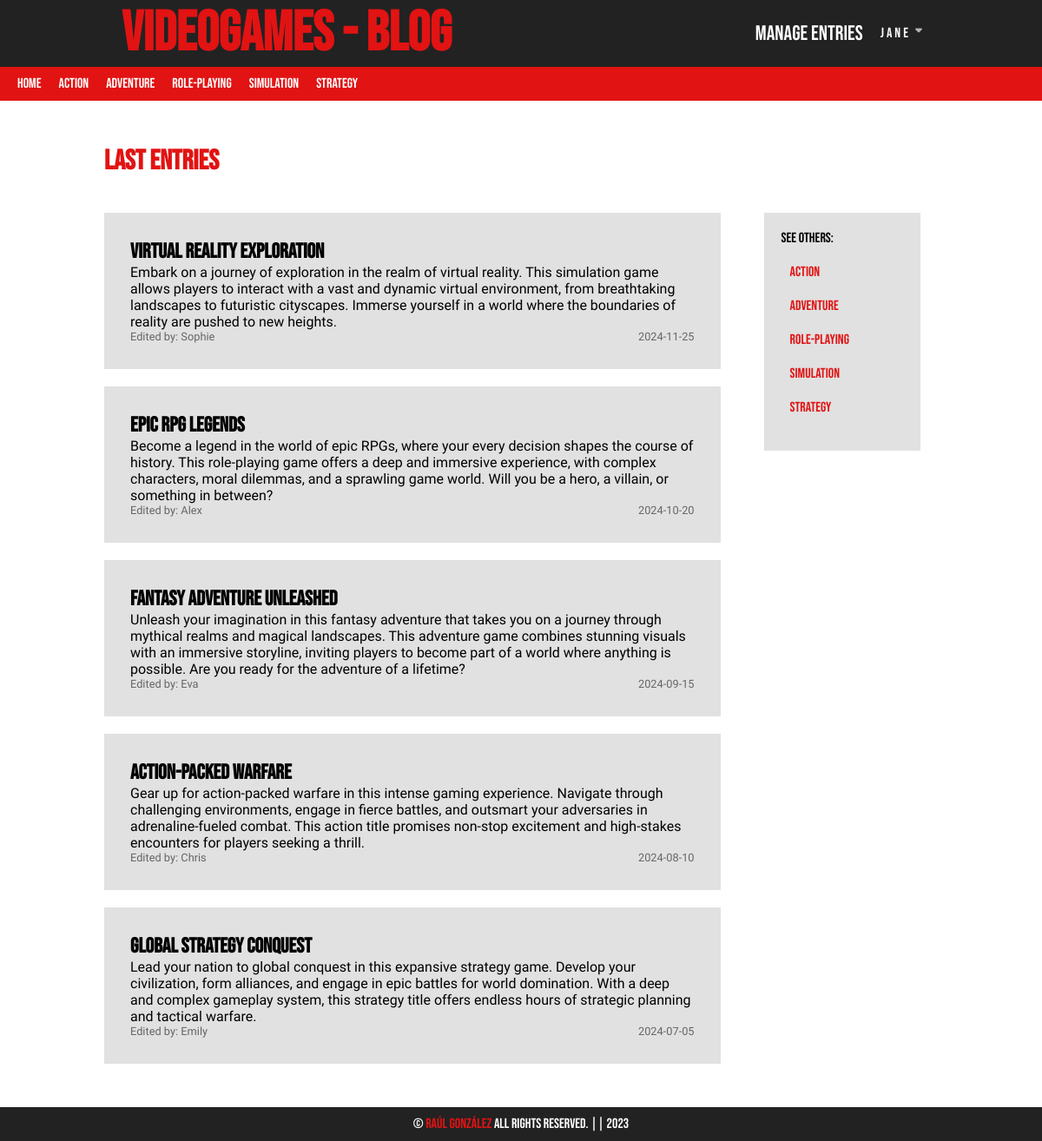
/ (signed in), run on the app's committed database.
### tables this page shows
CREATE TABLE IF NOT EXISTS categories (
    id INT(255) AUTO_INCREMENT NOT NULL,
    name VARCHAR(100),
    CONSTRAINT pk_categories PRIMARY KEY (id)
);

CREATE TABLE IF NOT EXISTS entries (
    id INT(255) AUTO_INCREMENT NOT NULL,
    user_id INT(255) NOT NULL,
    category_id INT(255) NOT NULL,
    title VARCHAR(255) NOT NULL,
    description MEDIUMTEXT,
    date DATE NOT NULL,
    CONSTRAINT pk_entries PRIMARY KEY (id),
    CONSTRAINT fk_entry_user FOREIGN KEY (user_id) REFERENCES users (id),
    CONSTRAINT fk_entry_category FOREIGN KEY (category_id) REFERENCES categories (id) ON DELETE NO ACTION
);

CREATE TABLE IF NOT EXISTS users (
    id INT(255) AUTO_INCREMENT NOT NULL,
    name VARCHAR(100) NOT NULL,
    last_name VARCHAR(100) NOT NULL,
    email VARCHAR(255) NOT NULL,
    password VARCHAR(255) NOT NULL,
    date DATE NOT NULL,
    CONSTRAINT pk_users PRIMARY KEY (id),
    CONSTRAINT uq_email UNIQUE (email)
);

### Lib/Pages.php (called while the page is built, shortened)
<?php
class Pages
{
    public function render(string $pageName, array $params = null): void{
        require_once "Views/layout/header.php";
        require_once "Views/$pageName.php";
        require_once "Views/layout/footer.php";
    }
}

### Controllers/CategoryController.php (called while the page is built, shortened)
<?php
class CategoryController{
    private Pages $pages;
    private Category $Category;
    public function __construct(){
        $this->pages = new Pages();
        $this->Category = new Category();
    }
    public function getAll(): ?array{
        return  $this->Category->getAll();
    }
    public function showLastEntries(){
        $entries = $this->Category->showLastEntries();
        $this->pages->render("Category/showLastEntries", ["entries" => $entries]);
    }
}

### index.php (called while the page is built, shortened)
<?php
require_once "AutoLoad.php";
FrontController::main();

### Lib/DataBase.php (called while the page is built, shortened)
<?php
class DataBase{
    private $connection;
    private mixed $result;
    function __construct(
        private string $server = SERVER,
        private string $user = USER,
        private string $pass = PASSWORD,
        private string $database= DATABASE
    ){
        $this->connection = $this->connect();
    }
    private function connect(): PDO {
        try {
            $options = array(
                PDO::MYSQL_ATTR_INIT_COMMAND => "SET NAMES Utf8",
                PDO::MYSQL_ATTR_FOUND_ROWS => true
            );
            $connection = new PDO("mysql:host={$this->server};dbname={$this->database}", $this->user, $this->pass, $options);
            return $connection;
        } catch(PDOException $e){
            echo "There has been an error, and it's not possible to connect to the database. Details: " . $e->getMessage();
            exit;
        }
    }
    public function query(string $consultasQL): void
    {
        $this->result = $this->connection->query($consultasQL);
    }
    public function extractAll(): array
    {
        return $this->result->fetchAll(PDO::FETCH_ASSOC);
    }
    public function close(){
        if ($this->connection !== null) {
            $this->connection = null;
        }
    }
}

### Models/Category.php (called while the page is built, shortened)
<?php
class Category {
    private CategoryRepository $CategoryRepository;
    public function __construct(){
        $this->CategoryRepository = new CategoryRepository();
    }
    public function getAll(): ?array{
        return  $this->CategoryRepository->getAll();
    }
    public function showLastEntries(){
        return $this->CategoryRepository->showLastEntries();
    }
}

### Repositories/CategoryRepository.php (called while the page is built, shortened)
<?php
class CategoryRepository
{
    private DataBase $connection;
    function __construct()
    {
        $this->connection = new DataBase();
    }
    public function getAll(): ? array{
        $this->connection->query("SELECT * FROM categories ORDER BY id ASC");
        $categories = $this->connection->extractAll();
        return $categories;
    }
    public function showLastEntries(){
        $this->connection->query("SELECT * FROM entries ORDER BY id DESC  LIMIT 5");
        $entries = $this->connection->extractAll();
        return $entries;
    }
}

### AutoLoad.php (called while the page is built, shortened)
<?php
spl_autoload_register (function ($clase) {
    $directorio_clase = str_replace('\\', '/', $clase);
});

### Controllers/UserController.php (called while the page is built, shortened)
<?php
class UserController{
    public function getUserFromId($user_id){
        $this->userRepository = new UserRepository();
        return $this->userRepository->getUserFromId($user_id);
    }
}

### Repositories/UserRepository.php (called while the page is built, shortened)
<?php
class UserRepository
{
    private DataBase $connection;
    function __construct()
    {
        $this->connection = new DataBase();
    }
    public function getUserFromId($user_id){
        $this->connection->query("SELECT name FROM users WHERE id=$user_id");
        $user_id = $this->connection->extractAll();
        return $user_id;
    }
}

### Views/Category/showLastEntries.php (the view, shortened to what this page needs)
<?php
    $userController = new UserController();
?>
<?php if(isset($entries)) : ?>
    <h1>Last Entries</h1>
        <div class="showEntries">
            <div class="entries">
            <?php if(count($entries) > 0) : ?>
                <?php foreach($entries as $entry) : ?>
                    <div class="entry">
                        <div>
                            <h2><?=$entry['title']?></h2>
                            <p><?=$entry['description']?></p>
                        </div>
                        <div class="entry-dateUser">
                            <p>Edited by: <?= $userController->getUserFromId($entry['user_id'])[0]["name"]?></p>
                            <p><?=$entry['date']?></p>
                        </div>
                    </div>
                <?php endforeach; ?>
            <?php endif ?>
            </div>
            <div class="aside">
                <p>See others:</p>
                <ul>
                    <?php foreach($categories as $categorie): ?>
                        <li>
                        <a href="<?=BASE_URL?>Category/showEntriesFromCategorie/?category_id=<?=$categorie['id']?>&category_name=<?=$categorie['name']?>"><?=$categorie['name']?></a>
                        </li>
                    <?php endforeach; ?>
                </ul>
            </div>
        </div>
        <?php else : ?>
    <p>afafd</p>
<?php endif; ?>

### Views/Layout/Header.php (shortened to what this page needs)
<?php
    $CategoryController = new CategoryController();
    $categories = $CategoryController->getAll();
?>
<!DOCTYPE html>
<html lang="en">
<head>
    <link rel="stylesheet" href="<?=BASE_URL?>Style/style.css">
</head>
<body>
    <header>
        <div class="header-top">
            <h1><a href="<?=BASE_URL?>">VideoGames - Blog</a></h1>
            <ul>
                <?php if(!isset($_SESSION['login'])): ?>
                    <li><a href="<?=BASE_URL?>User/Login/">Log in</a></li>
                    <li><a href="<?=BASE_URL?>User/Register/">Sing Up</a></li>
                <?php else: ?>
                    <li class="manage"><a href="<?=BASE_URL?>Entry/manageEntries/">Manage Entries</a></li>
                    <li class="manageUserSelect">
                        <label for="manageUserCheckbox"><?=$_SESSION['login']->name?><i class="fa-solid fa-caret-down"></i></label>
                    </li>
                <?php endif; ?>
            </ul>
        </div>
        <div class="header-bottom">
            <nav>
                <ul>
                    <li><a href="<?=BASE_URL?>">Home</a></li>
                    <?php foreach($categories as $categorie): ?>
                        <li>
                        <a href="<?=BASE_URL?>Category/showEntriesFromCategorie/?category_id=<?=$categorie['id']?>&category_name=<?=$categorie['name']?>"><?=$categorie['name']?></a>
                        </li>
                    <?php endforeach; ?>
                </ul>
            </nav>
        </div>
    </header>
    <main>

### Style/style.css (style rules this page uses)
* { padding: 0; margin: 0; box-sizing: border-box; }
:root { --color1: #222222; --color2: rgb(226, 19, 19); }
header { display: flex; flex-direction: column; flex-wrap: nowrap; }
header div, header ul { display: flex; flex-direction: row; flex-wrap: nowrap; align-items: center; }
header ul { list-style: none; }
header div { justify-content: space-between; width: 100%; }
.header-top { padding: 0px 10%; }
.header-top, footer { background-color: var(--color1); font-family: Bebas Neue; }
.header-top h1 a { color: var(--color2); margin: 20px; font-size: 2em; text-decoration: none; transition: 0.6s; }
.header-top li>a { text-decoration: none; color: white; margin: 10px; font-size: 1.5em; transition: 0.3s; }
.header-top li i { font-size: 0.8em; color: white; transition: 0.3s; }
.header-top li { transition: 0.3s; }
.header-bottom { background-color: var(--color2); padding: 10px; font-family: Bebas Neue; }
.header-bottom a { color: white; text-decoration: none; margin: 0 10px; transition: 0.3s; }
.header-bottom li { transition: 0.3s; }
main { padding: 30px 10%; font-family: Bebas Neue; flex: 1; }
main h1 { color: var(--color2); font-family: Bebas Neue; margin: 20px 0; }
.entry { background-color: #e1e1e1; margin: 20px 0; padding: 30px; display: flex; flex-direction: column; justify-content: space-between; font-family: Prompt; width: 100%; transition: 0.3s; }
.entry h2 { font-family: Bebas Neue; }
.entry-dateUser { display: flex; flex-direction: row; align-items: center; justify-content: space-between; color: #666; font-size: 0.8em; }
.showEntries { display: flex; flex-direction: row; align-items: flex-start; justify-content: space-between; gap: 30px; }
.aside { display: flex; flex-direction: column; justify-content: space-between; margin: 20px; background-color: #e1e1e1; padding: 20px; width: 20%; }
.aside ul { list-style: none; }
.aside li { margin: 20px 10px; transition: 0.3s; }
.aside a { color: var(--color2); text-decoration: none; transition: 0.3s; }
.entries { width: 80%; }
body { min-height: 100vh; display: flex; flex-direction: column; justify-content: space-between; }
.manageUserSelect { position: relative; }
.manageUserSelect label { color: white; letter-spacing: 3px; transition: 0.3s; margin: 0 10px; display: flex; flex-wrap: nowrap; }
.manageUserSelect label i { margin: 0 5px; color: rgb(180, 180, 180); }

### data on the page
categories: name "Action"
categories: name "Adventure"
categories: name "Role-playing"
categories: name "Simulation"
categories: name "Strategy"
entries: title "Virtual Reality Exploration", description "Embark on a journey of exploration in the realm of virtual reality. This simulation game allows players to interact with a vast and dynamic virtual environment, from breathtaking landscapes to futuristic cityscapes. Immerse yourself in a world where the boundaries of reality are pushed to new heights.", user.name "Sophie", date "2024-11-25"
entries: title "Epic RPG Legends", description "Become a legend in the world of epic RPGs, where your every decision shapes the course of history. This role-playing game offers a deep and immersive experience, with complex characters, moral dilemmas, and a sprawling game world. Will you be a hero, a villain, or something in between?", user.name "Alex", date "2024-10-20"
entries: title "Fantasy Adventure Unleashed", description "Unleash your imagination in this fantasy adventure that takes you on a journey through mythical realms and magical landscapes. This adventure game combines stunning visuals with an immersive storyline, inviting players to become part of a world where anything is possible. Are you ready for the adventure of a lifetime?", user.name "Eva", date "2024-09-15"
entries: title "Action-Packed Warfare", description "Gear up for action-packed warfare in this intense gaming experience. Navigate through challenging environments, engage in fierce battles, and outsmart your adversaries in adrenaline-fueled combat. This action title promises non-stop excitement and high-stakes encounters for players seeking a thrill.", user.name "Chris", date "2024-08-10"
entries: title "Global Strategy Conquest", description "Lead your nation to global conquest in this expansive strategy game. Develop your civilization, form alliances, and engage in epic battles for world domination. With a deep and complex gameplay system, this strategy title offers endless hours of strategic planning and tactical warfare.", user.name "Emily", date "2024-07-05"

### other printed values
$_SESSION['login']->name "Jane"
